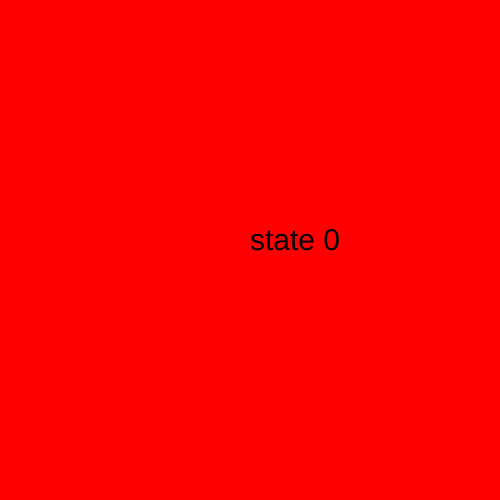
Frame 1 (no input)
Frame 60 (no input): identical to frame 1, image omitted
Frame 120 (the mouse pressed at the canvas centre since frame 60): identical to frame 1, image omitted

The p5.js sketch that drew this single still picture (run headless with seeded random() and noise() and a simulated clock; from frame 60 on, the mouse is pressed at the canvas centre):

// p5.js sketch
// ── sketch.js
let state = 0;

function setup() {
  createCanvas(500, 500);
}

function draw() {

  switch(state) {
    case 0:
      background('red');
      textSize(30);
      text("state 0", 250, 250);
    break;

    case 1:
      background('green');
      textSize(30);
      text("state 1", 250, 250);
    break;

    case 2:
      background('blue');
      textSize(30);
      text("state 2", 250, 250);
    break;

    case 3:
      background('white');
      textSize(30);
      text("state 3", 250, 250);
    break;
  }

}

function mouseReleased() {
  state = state + 1;

  if (state > 3) {
    state = 0;
  }
}
